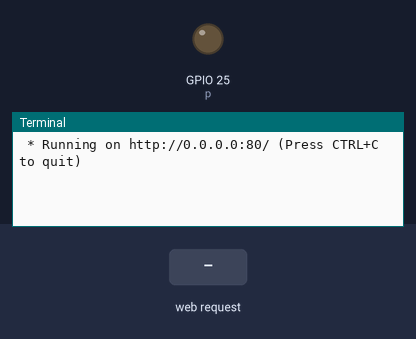
Bench run of a program on a simulated Raspberry Pi (BCM pin numbers). Shown: output pins drawn as LEDs (lit = HIGH), the last lines printed to the terminal. The test bench sets the inputs (shaded band). The clock reads 2024-03-15 10:24:30 at power-on unless the program sets it.

Above: at 1.2 s.
1.3 s: HTTP request for /armControlL1 received
At 1.8 s:
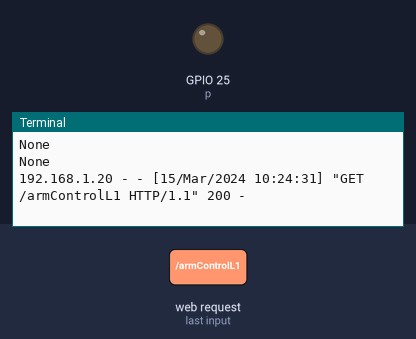
2.8 s: HTTP request for / received
At 4.1 s:
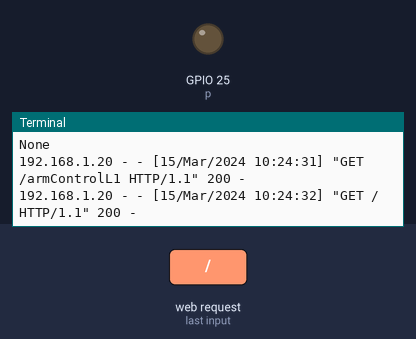

The program:

rpiGpioControle.py
```python
#!flask/bin/python3

from flask import json,jsonify
from flask import Flask, url_for, request
import RPi.GPIO as GPIO # always needed with RPi.GPIO

app = Flask(__name__)

GPIO.setmode(GPIO.BCM)  # choose BCM or BOARD numbering schemes. I use BCM
GPIO.setup(25, GPIO.OUT)  # set GPIO 25 as an output. You can use any GPIO port

@app.route('/')
def api_root():
    return 'Welcome'


#http://127.0.0.1:5000/armControlL1?L1pwm=5&L1fb=+1
@app.route('/armControlL1', methods = ['GET'])
def armControlL1():
    p = GPIO.PWM(25, 50)  # create an object p for PWM on port 25 at 50 Hertz

    p.start(50)  # start the PWM on 50 percent duty cycle
    p.ChangeDutyCycle(90)  # change the duty cycle to 90%
    # p.ChangeFrequency(100)  # change the frequency to 100 Hz (floats also work)
    p.stop()  # stop the PWM output
    # GPIO.cleanup()  # when your program exits, tidy up after yourself

    args = request.args
    L1pwm = args.get('L1pwm')
    print(L1pwm)
    L1fb = args.get('L1fb')
    print(L1fb)
    return 'success'


# http://127.0.0.1:5000/armControlL2?L2pwm=5&L2fb=+1
@app.route('/armControlL2', methods=['GET'])
def armControlL2():
    args = request.args
    L2pwm = args.get('L2pwm')
    print(L2pwm)
    L2fb = args.get('L2fb')
    print(L2fb)
    return 'success'


if __name__ == '__main__':
    app.run(host='0.0.0.0', port=80,)
```

Measured:
- after the input at 1.3 s, the terminal: prints a new line at once (image 1)
- after the input at 2.8 s, the terminal: prints a new line at once (image 2)
